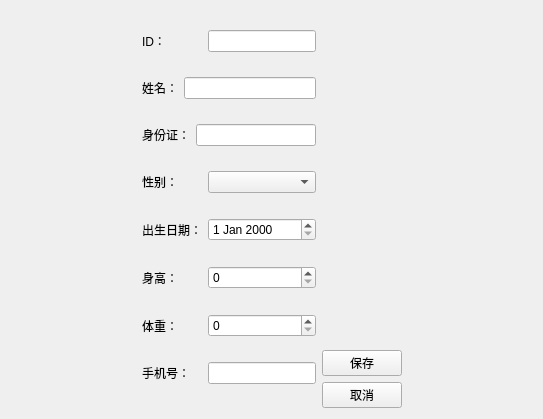
<?xml version="1.0" encoding="UTF-8"?>
<ui version="4.0">
 <class>PatientEditView</class>
 <widget class="QWidget" name="PatientEditView">
  <property name="geometry">
   <rect>
    <x>0</x>
    <y>0</y>
    <width>543</width>
    <height>419</height>
   </rect>
  </property>
  <property name="windowTitle">
   <string>Form</string>
  </property>
  <layout class="QHBoxLayout" name="horizontalLayout">
   <item>
    <spacer name="horizontalSpacer">
     <property name="orientation">
      <enum>Qt::Orientation::Horizontal</enum>
     </property>
     <property name="sizeHint" stdset="0">
      <size>
       <width>74</width>
       <height>20</height>
      </size>
     </property>
    </spacer>
   </item>
   <item>
    <layout class="QGridLayout" name="gridLayout">
     <item row="1" column="0" colspan="3">
      <widget class="QLabel" name="label">
       <property name="text">
        <string>ID：</string>
       </property>
      </widget>
     </item>
     <item row="2" column="0">
      <widget class="QLabel" name="label_2">
       <property name="text">
        <string>姓名：</string>
       </property>
      </widget>
     </item>
     <item row="2" column="1" colspan="3">
      <widget class="QLineEdit" name="lineEdit_2"/>
     </item>
     <item row="3" column="0" colspan="2">
      <widget class="QLabel" name="label_3">
       <property name="text">
        <string>身份证：</string>
       </property>
      </widget>
     </item>
     <item row="3" column="2" colspan="2">
      <widget class="QLineEdit" name="lineEdit_3"/>
     </item>
     <item row="4" column="0" colspan="3">
      <widget class="QLabel" name="label_4">
       <property name="text">
        <string>性别：</string>
       </property>
      </widget>
     </item>
     <item row="5" column="0" colspan="3">
      <widget class="QLabel" name="label_5">
       <property name="text">
        <string>出生日期：</string>
       </property>
      </widget>
     </item>
     <item row="5" column="3">
      <widget class="QDateEdit" name="dateEdit"/>
     </item>
     <item row="6" column="0" colspan="3">
      <widget class="QLabel" name="label_6">
       <property name="text">
        <string>身高：</string>
       </property>
      </widget>
     </item>
     <item row="6" column="3">
      <widget class="QSpinBox" name="spinBox"/>
     </item>
     <item row="7" column="0" colspan="3">
      <widget class="QLabel" name="label_7">
       <property name="text">
        <string>体重：</string>
       </property>
      </widget>
     </item>
     <item row="7" column="3">
      <widget class="QSpinBox" name="spinBox_2"/>
     </item>
     <item row="8" column="0" colspan="3">
      <widget class="QLabel" name="label_8">
       <property name="text">
        <string>手机号：</string>
       </property>
      </widget>
     </item>
     <item row="8" column="3">
      <widget class="QLineEdit" name="lineEdit_4"/>
     </item>
     <item row="1" column="3">
      <widget class="QLineEdit" name="lineEdit"/>
     </item>
     <item row="4" column="3">
      <widget class="QComboBox" name="comboBox"/>
     </item>
    </layout>
   </item>
   <item>
    <layout class="QVBoxLayout" name="verticalLayout">
     <item>
      <spacer name="verticalSpacer">
       <property name="orientation">
        <enum>Qt::Orientation::Vertical</enum>
       </property>
       <property name="sizeHint" stdset="0">
        <size>
         <width>20</width>
         <height>40</height>
        </size>
       </property>
      </spacer>
     </item>
     <item>
      <widget class="QPushButton" name="pushButton">
       <property name="text">
        <string>保存</string>
       </property>
      </widget>
     </item>
     <item>
      <widget class="QPushButton" name="pushButton_2">
       <property name="text">
        <string>取消</string>
       </property>
      </widget>
     </item>
    </layout>
   </item>
   <item>
    <spacer name="horizontalSpacer_2">
     <property name="orientation">
      <enum>Qt::Orientation::Horizontal</enum>
     </property>
     <property name="sizeHint" stdset="0">
      <size>
       <width>74</width>
       <height>20</height>
      </size>
     </property>
    </spacer>
   </item>
  </layout>
 </widget>
 <resources/>
 <connections/>
</ui>
